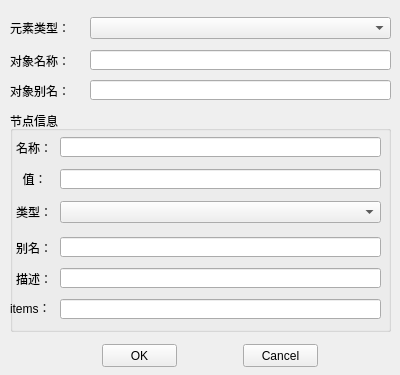
<?xml version="1.0" encoding="UTF-8"?>
<ui version="4.0">
 <class>eleDlg</class>
 <widget class="QWidget" name="eleDlg">
  <property name="geometry">
   <rect>
    <x>0</x>
    <y>0</y>
    <width>400</width>
    <height>375</height>
   </rect>
  </property>
  <property name="minimumSize">
   <size>
    <width>400</width>
    <height>375</height>
   </size>
  </property>
  <property name="maximumSize">
   <size>
    <width>400</width>
    <height>16777215</height>
   </size>
  </property>
  <property name="windowTitle">
   <string>eleDlg</string>
  </property>
  <widget class="QLabel" name="m_lkey">
   <property name="geometry">
    <rect>
     <x>16</x>
     <y>137</y>
     <width>61</width>
     <height>21</height>
    </rect>
   </property>
   <property name="text">
    <string>名称：</string>
   </property>
  </widget>
  <widget class="QLabel" name="m_lvalue">
   <property name="geometry">
    <rect>
     <x>16</x>
     <y>168</y>
     <width>54</width>
     <height>21</height>
    </rect>
   </property>
   <property name="text">
    <string>  值：</string>
   </property>
  </widget>
  <widget class="QLineEdit" name="m_key">
   <property name="geometry">
    <rect>
     <x>60</x>
     <y>137</y>
     <width>321</width>
     <height>20</height>
    </rect>
   </property>
  </widget>
  <widget class="QLineEdit" name="m_value">
   <property name="geometry">
    <rect>
     <x>60</x>
     <y>169</y>
     <width>321</width>
     <height>20</height>
    </rect>
   </property>
  </widget>
  <widget class="QPushButton" name="m_ok">
   <property name="geometry">
    <rect>
     <x>102</x>
     <y>344</y>
     <width>75</width>
     <height>23</height>
    </rect>
   </property>
   <property name="text">
    <string>OK</string>
   </property>
  </widget>
  <widget class="QPushButton" name="m_cancel">
   <property name="geometry">
    <rect>
     <x>243</x>
     <y>344</y>
     <width>75</width>
     <height>23</height>
    </rect>
   </property>
   <property name="text">
    <string>Cancel</string>
   </property>
  </widget>
  <widget class="QLabel" name="m_lvalue_type">
   <property name="geometry">
    <rect>
     <x>16</x>
     <y>204</y>
     <width>71</width>
     <height>16</height>
    </rect>
   </property>
   <property name="text">
    <string>类型：</string>
   </property>
  </widget>
  <widget class="QComboBox" name="m_valuetype">
   <property name="geometry">
    <rect>
     <x>60</x>
     <y>201</y>
     <width>321</width>
     <height>22</height>
    </rect>
   </property>
  </widget>
  <widget class="QLabel" name="m_lele_type">
   <property name="geometry">
    <rect>
     <x>10</x>
     <y>17</y>
     <width>71</width>
     <height>21</height>
    </rect>
   </property>
   <property name="text">
    <string>元素类型：</string>
   </property>
  </widget>
  <widget class="QComboBox" name="m_eletype">
   <property name="geometry">
    <rect>
     <x>90</x>
     <y>17</y>
     <width>301</width>
     <height>22</height>
    </rect>
   </property>
  </widget>
  <widget class="QLabel" name="m_lele_key">
   <property name="geometry">
    <rect>
     <x>10</x>
     <y>53</y>
     <width>61</width>
     <height>16</height>
    </rect>
   </property>
   <property name="text">
    <string>对象名称：</string>
   </property>
  </widget>
  <widget class="QLineEdit" name="m_elekey">
   <property name="geometry">
    <rect>
     <x>90</x>
     <y>50</y>
     <width>301</width>
     <height>20</height>
    </rect>
   </property>
  </widget>
  <widget class="QGroupBox" name="m_groupBox">
   <property name="geometry">
    <rect>
     <x>10</x>
     <y>111</y>
     <width>381</width>
     <height>221</height>
    </rect>
   </property>
   <property name="title">
    <string>节点信息</string>
   </property>
   <property name="checkable">
    <bool>false</bool>
   </property>
   <widget class="QLabel" name="m_lalias">
    <property name="geometry">
     <rect>
      <x>6</x>
      <y>126</y>
      <width>61</width>
      <height>21</height>
     </rect>
    </property>
    <property name="text">
     <string>别名：</string>
    </property>
   </widget>
   <widget class="QLabel" name="m_lhelp">
    <property name="geometry">
     <rect>
      <x>6</x>
      <y>160</y>
      <width>41</width>
      <height>16</height>
     </rect>
    </property>
    <property name="text">
     <string>描述：</string>
    </property>
   </widget>
   <widget class="QLabel" name="m_litems">
    <property name="geometry">
     <rect>
      <x>0</x>
      <y>186</y>
      <width>51</width>
      <height>21</height>
     </rect>
    </property>
    <property name="text">
     <string>items：</string>
    </property>
   </widget>
   <widget class="QLineEdit" name="m_nodealias">
    <property name="geometry">
     <rect>
      <x>50</x>
      <y>126</y>
      <width>321</width>
      <height>20</height>
     </rect>
    </property>
   </widget>
   <widget class="QLineEdit" name="m_nodehelp">
    <property name="geometry">
     <rect>
      <x>50</x>
      <y>157</y>
      <width>321</width>
      <height>20</height>
     </rect>
    </property>
   </widget>
   <widget class="QLineEdit" name="m_nodeitems">
    <property name="geometry">
     <rect>
      <x>50</x>
      <y>188</y>
      <width>321</width>
      <height>20</height>
     </rect>
    </property>
   </widget>
  </widget>
  <widget class="QLabel" name="m_lele_alias">
   <property name="geometry">
    <rect>
     <x>10</x>
     <y>83</y>
     <width>71</width>
     <height>16</height>
    </rect>
   </property>
   <property name="text">
    <string>对象别名：</string>
   </property>
  </widget>
  <widget class="QLineEdit" name="m_elealias">
   <property name="geometry">
    <rect>
     <x>90</x>
     <y>80</y>
     <width>301</width>
     <height>20</height>
    </rect>
   </property>
  </widget>
  <zorder>m_groupBox</zorder>
  <zorder>m_lkey</zorder>
  <zorder>m_lvalue</zorder>
  <zorder>m_key</zorder>
  <zorder>m_value</zorder>
  <zorder>m_ok</zorder>
  <zorder>m_cancel</zorder>
  <zorder>m_lvalue_type</zorder>
  <zorder>m_valuetype</zorder>
  <zorder>m_lele_type</zorder>
  <zorder>m_eletype</zorder>
  <zorder>m_lele_key</zorder>
  <zorder>m_elekey</zorder>
  <zorder>m_lele_alias</zorder>
  <zorder>m_elealias</zorder>
 </widget>
 <layoutdefault spacing="6" margin="11"/>
 <tabstops>
  <tabstop>m_eletype</tabstop>
  <tabstop>m_elekey</tabstop>
  <tabstop>m_elealias</tabstop>
  <tabstop>m_key</tabstop>
  <tabstop>m_value</tabstop>
  <tabstop>m_valuetype</tabstop>
  <tabstop>m_nodealias</tabstop>
  <tabstop>m_nodehelp</tabstop>
  <tabstop>m_nodeitems</tabstop>
  <tabstop>m_ok</tabstop>
  <tabstop>m_cancel</tabstop>
 </tabstops>
 <resources/>
 <connections/>
</ui>
